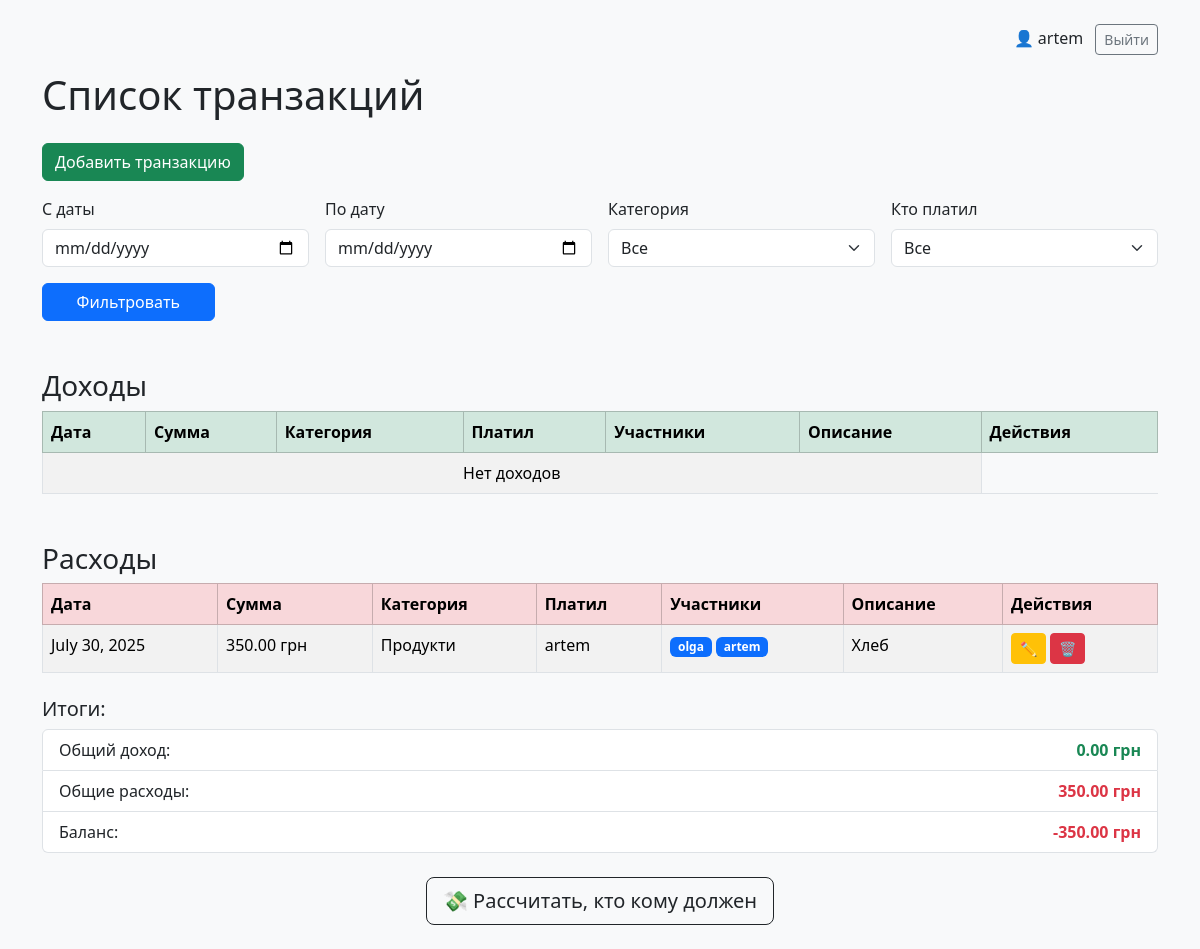
The page / (signed in) on the database its author committed.
### core/models/transaction.py (models this page shows, shortened)
class Transaction(models.Model):
    amount = models.DecimalField(max_digits=10, decimal_places=2)
    date = models.DateField()
    category = models.ForeignKey(Category, on_delete=models.CASCADE)
    paid_by = models.ForeignKey(User, on_delete=models.CASCADE, related_name='payments')
    participants = models.ManyToManyField(User, related_name='involved_in')
    description = models.TextField(blank=True)
    class Meta:
        app_label = 'core'
        ordering = ['-date']

### core/models/category.py (models this page shows, shortened)
class Category(models.Model):
    name = models.CharField(max_length=100)
    type = models.CharField(max_length=7, choices=CategoryType.choices)
    created_by = models.ForeignKey(User, on_delete=models.CASCADE)
    class Meta:
        app_label = 'core'

### core/views/transaction_views.py (the view)
# urls.py: path('', transaction_list, name='transaction_list'),
@login_required
def transaction_list(request):
    all_transactions = Transaction.objects.all().order_by('-date')
    categories = Category.objects.all()
    users = User.objects.all()
    today = datetime.date.today()
    current_month = today.month
    current_year = today.year
    start_date = request.GET.get('start_date')
    end_date = request.GET.get('end_date')
    category_id = request.GET.get('category')
    paid_by = request.GET.get('paid_by')
    if not start_date and not end_date:
        all_transactions = all_transactions.filter(date__year=current_year, date__month=current_month)
    if start_date:
        all_transactions = all_transactions.filter(date__gte=start_date)
    if end_date:
        all_transactions = all_transactions.filter(date__lte=end_date)
    if category_id:
        all_transactions = all_transactions.filter(category_id=category_id)
    if paid_by:
        all_transactions = all_transactions.filter(paid_by_id=paid_by)
    incomes = all_transactions.filter(category__type=CategoryType.INCOME)
    expenses = all_transactions.filter(category__type=CategoryType.EXPENSE)
    total_income = incomes.aggregate(Sum('amount'))['amount__sum'] or 0
    total_expense = expenses.aggregate(Sum('amount'))['amount__sum'] or 0
    balance = total_income - total_expense
    context = {
        'incomes': incomes,
        'expenses': expenses,
        'categories': categories,
        'users': users,
        'start_date': start_date,
        'end_date': end_date,
        'selected_category': int(category_id) if category_id else None,
        'selected_paid_by': int(paid_by) if paid_by else None,
        'total_income': total_income,
        'total_expense': total_expense,
        'balance': balance,
    }
    return render(request, 'transactions/list.html', context)

### core/templates/transactions/list.html (shortened to what this page needs)
<!DOCTYPE html>
<html lang="ru">
<head>
    <link href="https://cdn.jsdelivr.net/npm/bootstrap@5.3.3/dist/css/bootstrap.min.css" rel="stylesheet">
</head>
<body class="bg-light">
<div class="container py-4">
     <div class="mb-3 text-end">
        {% if request.user.is_authenticated %}
            👤 {{ request.user.username }}
            <form method="post" action="{% url 'logout' %}" class="d-inline">
             <button type="submit" class="btn btn-sm btn-outline-secondary ms-2">Выйти</button>
            </form>
        {% else %}
            <a href="{% url 'login' %}" class="btn btn-sm btn-outline-primary">Войти</a>
        {% endif %}
    </div>
    <h1 class="mb-4">Список транзакций</h1>
    <a href="{% url 'transaction_create' %}" class="btn btn-success mb-3">Добавить транзакцию</a>
    <form method="get" class="row g-3 mb-4">
        <div class="col-md-3">
            <label class="form-label">С даты</label>
            <input type="date" name="start_date" class="form-control" value="{{ start_date }}">
        </div>
        <div class="col-md-3">
            <label class="form-label">По дату</label>
            <input type="date" name="end_date" class="form-control" value="{{ end_date }}">
        </div>
        <div class="col-md-3">
            <label class="form-label">Категория</label>
            <select name="category" class="form-select">
                <option value="">Все</option>
            </select>
        </div>
        <div class="col-md-3">
            <label class="form-label">Кто платил</label>
            <select name="paid_by" class="form-select">
                <option value="">Все</option>
            </select>
        </div>
        <div class="col-md-2 d-flex align-items-end">
            <button type="submit" class="btn btn-primary w-100">Фильтровать</button>
        </div>
    </form>
    <h3 class="mt-5">Доходы</h3>
    <table class="table table-bordered table-hover table-striped">
        <thead class="table-success">
        <tr>
            <th>Дата</th>
            <th>Сумма</th>
            <th>Категория</th>
            <th>Платил</th>
            <th>Участники</th>
            <th>Описание</th>
            <th>Действия</th>
        </tr>
        </thead>
        <tbody>
        {% for tx in incomes %}
            <tr>
                <td>{{ tx.date }}</td>
                <td>{{ tx.amount }} грн</td>
                <td>{{ tx.category.name }}</td>
                <td>{{ tx.paid_by.username }}</td>
                <td>
                    {% for user in tx.participants.all %}
                        <span class="badge bg-primary">{{ user.username }}</span>
                    {% endfor %}
                </td>
                <td>{{ tx.description }}</td>
                <td>
                    {% if request.user.is_staff %}
                        <a href="{% url 'transaction_update' tx.id %}" class="btn btn-sm btn-warning">✏️</a>
                        <a href="{% url 'transaction_delete' tx.id %}" class="btn btn-sm btn-danger"
                        onclick="return confirm('Вы уверены, что хотите удалить эту транзакцию?');">🗑️</a>
                    {% endif %}
                </td>
            </tr>
        {% empty %}
            <tr>
                <td colspan="6" class="text-center">Нет доходов</td>
            </tr>
        {% endfor %}
        </tbody>
    </table>
    <h3 class="mt-5">Расходы</h3>
    <table class="table table-bordered table-hover table-striped">
        <thead class="table-danger">
        <tr>
            <th>Дата</th>
            <th>Сумма</th>
            <th>Категория</th>
            <th>Платил</th>
            <th>Участники</th>
            <th>Описание</th>
            <th>Действия</th>
        </tr>
        </thead>
        <tbody>
        {% for tx in expenses %}
            <tr>
                <td>{{ tx.date }}</td>
                <td>{{ tx.amount }} грн</td>
                <td>{{ tx.category.name }}</td>
                <td>{{ tx.paid_by.username }}</td>
                <td>
                    {% for user in tx.participants.all %}
                        <span class="badge bg-primary">{{ user.username }}</span>
                    {% endfor %}
                </td>
                <td>{{ tx.description }}</td>
                               <td>
                    {% if request.user.is_staff %}
                        <a href="{% url 'transaction_update' tx.id %}" class="btn btn-sm btn-warning">✏️</a>
                        <a href="{% url 'transaction_delete' tx.id %}" class="btn btn-sm btn-danger"
                        onclick="return confirm('Вы уверены, что хотите удалить эту транзакцию?');">🗑️</a>
                    {% endif %}
                </td>
            </tr>
        {% empty %}
            <tr>
                <td colspan="6" class="text-center">Нет расходов</td>
            </tr>
        {% endfor %}
        </tbody>
    </table>
    <div class="mt-4">
        <h5>Итоги:</h5>
        <ul class="list-group">
            <li class="list-group-item d-flex justify-content-between">
                <span>Общий доход:</span>
                <strong class="text-success">{{ total_income|floatformat:2 }} грн</strong>
            </li>
            <li class="list-group-item d-flex justify-content-between">
                <span>Общие расходы:</span>
                <strong class="text-danger">{{ total_expense|floatformat:2 }} грн</strong>
            </li>
            <li class="list-group-item d-flex justify-content-between">
                <span>Баланс:</span>
                <strong class="{% if balance >= 0 %}text-success{% else %}text-danger{% endif %}">
                    {{ balance|floatformat:2 }} грн
                </strong>
            </li>
        </ul>
    </div>
    <div class="mt-4 text-center">
        <a href="{% url 'debt_result' %}" class="btn btn-outline-dark btn-lg">
            💸 Рассчитать, кто кому должен
        </a>
    </div>
</div>
</body>
</html>

### rows shown on the page
Transaction: date "July 30, 2025", amount "350.00", category.name "Продукти", paid_by.username "artem", description "Хлеб"

### other values the page prints
{{ request.user.username }} "artem"
{{ user.username }} "olga"
{{ user.username }} "artem"
{{ total_income|floatformat:2 }} "0.00"
{{ total_expense|floatformat:2 }} "350.00"
{{ balance|floatformat:2 }} "-350.00"
